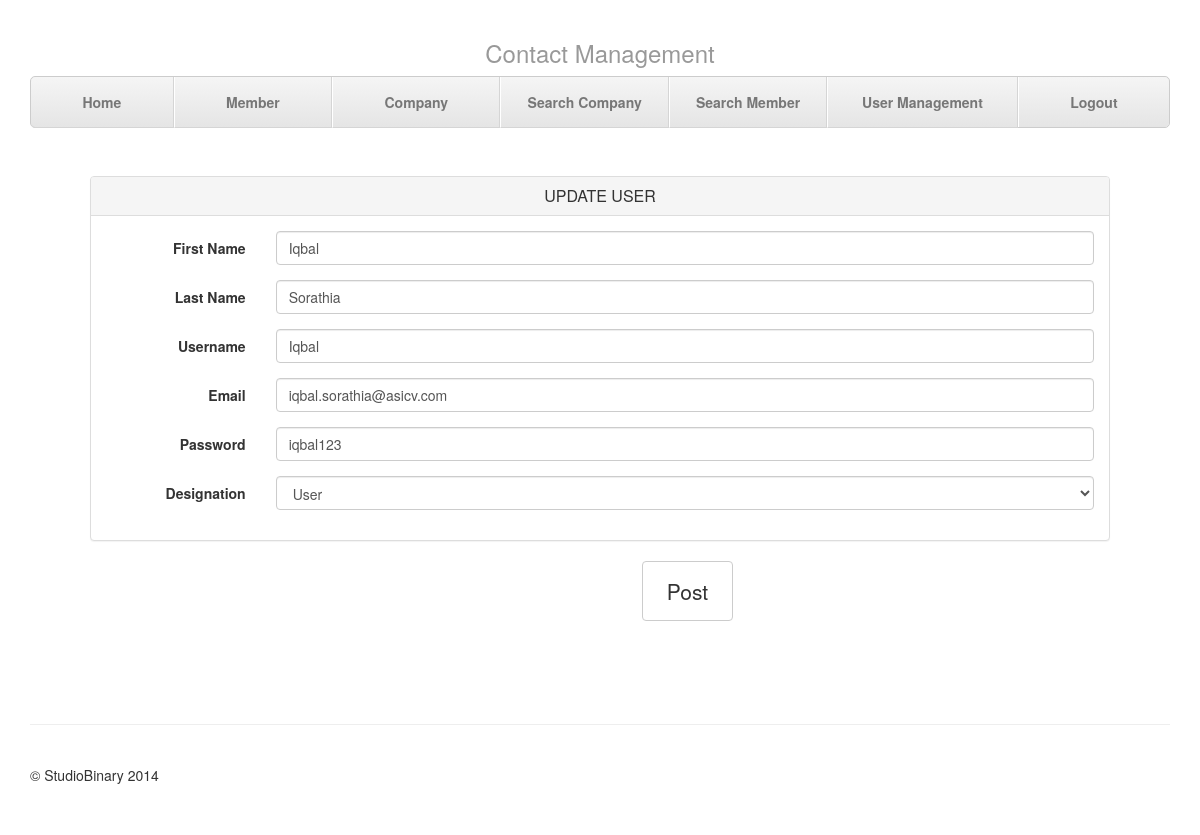
Screenshot of /user_update.php?id=7 (signed in) with the database file from the repository.
### tables this page shows
CREATE TABLE IF NOT EXISTS `user` (
  `userID` int(5) NOT NULL AUTO_INCREMENT,
  `username` varchar(20) NOT NULL,
  `password` varchar(30) NOT NULL,
  `first_name` varchar(20) NOT NULL,
  `last_name` varchar(20) NOT NULL,
  `type` int(5) NOT NULL,
  `email` varchar(50) NOT NULL,
  PRIMARY KEY (`userID`)
);

### user_update.php (the view, shortened to what this page needs)
<?php
include 'header/connect_database.php';
include 'header/_user-details.php';
if(isset($_GET['id'])){
	$id = $_GET['id'];
	$query = "Select * from user where userID = :ID";
	$sth = $dbh->prepare($query);
	$sth->bindValue(':ID',$id);
	$sth->execute();
	$result = $sth->fetchAll();
	$row = $result[0];
	$username = $row['username'];
	$fname = $row['first_name'];
	$lname = $row['last_name'];
	$password = $row['password'];
	$email=$row['email'];
	$type=$row['type'];
	}
?>
<!DOCTYPE html>
<html lang="en">
<head>
<link href="css/bootstrap.min.css" rel="stylesheet">
<link href="css/justified-nav.css" rel="stylesheet">
</head>
<body>
<div class="container">
  <?php include 'header/menu-top-navigation.php'; ?>
  <div class="jumbotron">
    <form class="form-horizontal" role="form" method="post" enctype="multipart/form-data" action="user_update.php?id=<?php echo $_GET['id']; ?>">
      <div class="panel panel-default">
        <div class="panel-heading">
          <h3 class="panel-title">UPDATE USER</h3>
        </div>
        <div class="panel-body">
          <div class="form-group">
            <label for="inputFName" class="col-sm-2 control-label">First Name</label>
            <div class="col-sm-10">
              <input type="text" class="form-control" id="inputFName" name="inputFName" placeholder="First Name" value=<?php echo $fname;?> >
            </div>
          </div>
           <div class="form-group">
            <label for="inputLName" class="col-sm-2 control-label">Last Name</label>
            <div class="col-sm-10">
              <input type="text" class="form-control" id="inputLName" name="inputLName" placeholder="Last Name" value=<?php echo $lname;?> >
            </div>
          </div>
           <div class="form-group">
            <label for="inputUName" class="col-sm-2 control-label">Username</label>
            <div class="col-sm-10">
              <input type="text" class="form-control" id="inputUName" name="inputUName" placeholder="Username" value=<?php echo $username;?> >
            </div>
          </div>
            <div class="form-group">
            <label for="inputEmail" class="col-sm-2 control-label">Email</label>
            <div class="col-sm-10">
              <input type="Email" class="form-control" id="inputEmail" name="inputEmail" placeholder="Email" value=<?php echo $email;?> >
            </div>
          </div>
            <div class="form-group">
            <label for="inputPassword" class="col-sm-2 control-label">Password</label>
            <div class="col-sm-10">
              <input type="text" class="form-control" id="inputPassword" name="inputPassword" placeholder="Password" value=<?php echo $password;?> >
            </div>
          </div>
          <div class="form-group">
            <label for="inputDesignatiion" class="col-sm-2 control-label">Designation</label>
            <div class="col-sm-10">
              <select class="form-control" id="inputDesignation" name="inputDesignation" >
                              <?php
			 $query = "select * from usertype";
			$stmt = $dbh->prepare($query);
			$stmt->execute();
 while($result = $stmt->fetch(PDO::FETCH_ASSOC))
			{
			$_uid = $result['userTypeID'];
		    $_designation = $result['designation'];
		if($_uid==$type){
			echo "<option value=${_uid} selected='selected'> ${_designation} </option>";
			}else{
			echo "<option value=${_uid}> ${_designation} </option>";
			}
			}
		 ?>
              </select>
            </div>
          </div>
        </div>
      </div>
       <div class="form-group">
        <div class="col-sm-offset-2 col-sm-10">
          <button type="submit" class="btn btn-default">Post</button>
        </div>
      </div>
    </form>
  </div>
  <div class="footer">
    <p>&copy; StudioBinary 2014</p>
  </div>
</div>
</body>
</html>

### css/justified-nav.css (style rules this page uses)
body { padding-top: 20px; }
.footer { padding-top: 40px; padding-bottom: 40px; margin-top: 40px; border-top: 1px solid #eee; }
.jumbotron { text-align: center; background-color: transparent; }
.jumbotron .btn { padding: 14px 24px; font-size: 21px; }
@media screen and (min-width: 768px) { .masthead, .marketing, .footer { padding-right: 0; padding-left: 0; } }

### rows the page displays
user: inputFName "Iqbal", inputLName "Sorathia", inputUName "Iqbal", inputEmail "iqbal.sorathia@asicv.com", inputPassword "iqbal123"

### other values shown
form field inputDesignation "User"
